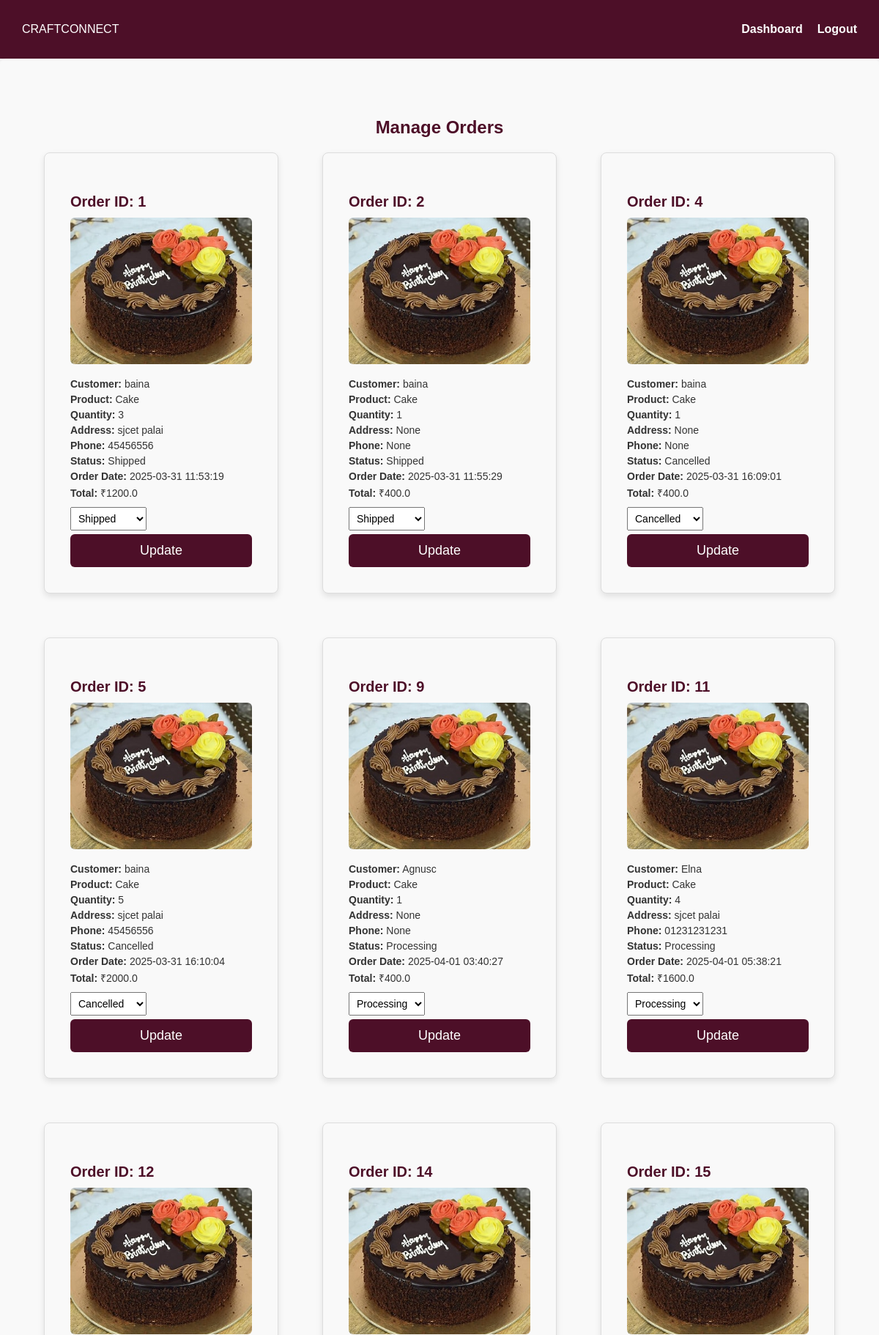
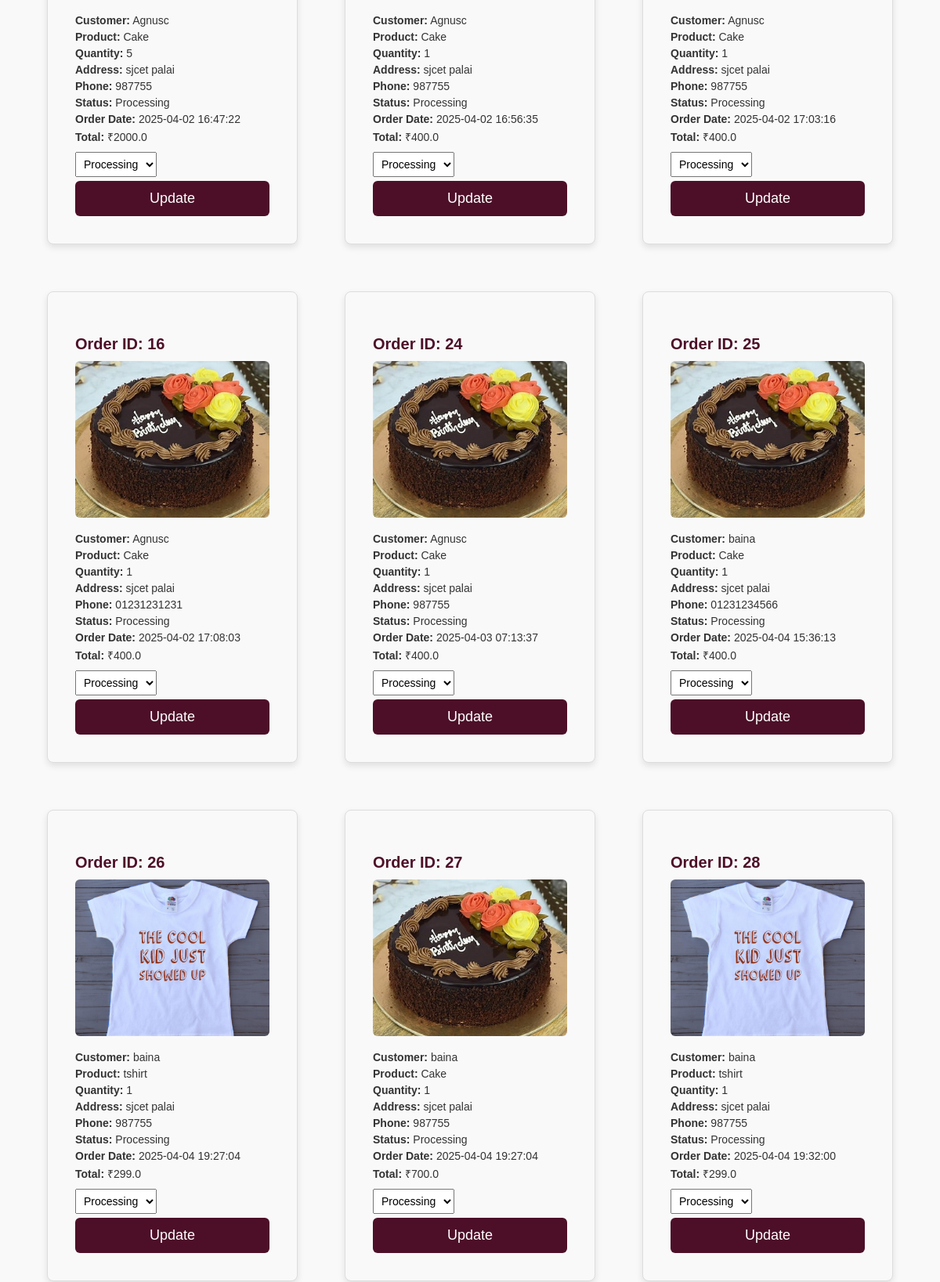
The page /manage_orders (signed in, upper part) on the database its author committed (2 pictures, top to bottom).
### tables this page shows
CREATE TABLE orders (
            id INTEGER PRIMARY KEY AUTOINCREMENT,
            user_id INTEGER NOT NULL,
            product_id INTEGER NOT NULL,
            quantity INTEGER NOT NULL,
            total_price REAL NOT NULL,
            status TEXT DEFAULT 'Processing',
            order_date TIMESTAMP DEFAULT CURRENT_TIMESTAMP, payment_status TEXT NOT NULL DEFAULT 'COD', address TEXT, phone TEXT, email TEXT, manufacturer_id INTEGER, confirmation_pending INTEGER DEFAULT 0, product_image TEXT, size TEXT, category text,
            FOREIGN KEY (user_id) REFERENCES users (id),
            FOREIGN KEY (product_id) REFERENCES products (id)
        );

CREATE TABLE products (
            id INTEGER PRIMARY KEY AUTOINCREMENT,
            name TEXT NOT NULL,
            description TEXT NOT NULL,
            price REAL NOT NULL,
            image TEXT NOT NULL,
            manufacturer_id INTEGER, approved INTEGER DEFAULT 0, category TEXT, stock_limit INTEGER DEFAULT NULL, size_chart TEXT,
            FOREIGN KEY (manufacturer_id) REFERENCES users (id)
        );

CREATE TABLE users (
            id INTEGER PRIMARY KEY AUTOINCREMENT,
            name TEXT NOT NULL,
            email TEXT UNIQUE NOT NULL,
            password TEXT NOT NULL,
            user_type TEXT NOT NULL,
            profile_pic TEXT DEFAULT 'default_profile.jpg'
        , phone TEXT, whatsapp TEXT, address TEXT, description TEXT, username TEXT, suspended default 0, is_logged_in integer default 0);

### app.py (the view)
@app.route('/manage_orders')
def manage_orders():
    if "user_id" not in session or session["user_type"] != "manufacturer":
        return redirect(url_for("login"))
    try:
        with sqlite3.connect("craftconnect.db", timeout=10) as conn:
            conn.row_factory = sqlite3.Row
            cursor = conn.cursor()
            cursor.execute("""
                SELECT
                    orders.id,
                    users.name AS customer_name,
                    products.name AS product_name,
                    orders.quantity,
                    orders.total_price,
                    orders.status,orders.size,products.image,orders.address,
           orders.phone, orders.email, orders.payment_status,orders.order_date,orders.category
                FROM orders
                JOIN products ON orders.product_id = products.id
                JOIN users ON orders.user_id = users.id
                WHERE products.manufacturer_id = ?
            """, (session["user_id"],))
            orders = cursor.fetchall()
    except sqlite3.OperationalError as e:
        print("Database error:", str(e))
        flash("Failed to load orders due to database error.", "danger")
        orders = []
    return render_template("manage_orders.html", orders=orders)

### templates/manage_orders.html (shortened to what this page needs)
<!DOCTYPE html>
<html lang="en">
<head>
    <link rel="stylesheet" href="{{ url_for('static', filename='css/styles.css') }}">
</head>
<body>
<nav class="navbar">
    <div class="logo">CRAFTCONNECT</div>
    <ul class="nav-links">
        <li><a href="{{ url_for('manufacturer_dashboard') }}">Dashboard</a></li>
        <li><a href="{{ url_for('logout') }}">Logout</a></li>
    </ul>
</nav>
<section class="order-container">
    <h2>Manage Orders</h2>
    {% if orders %}
    <div class="order-grid">
        {% for order in orders %}
        <div class="order-card">
            <h3>Order ID: {{ order['id'] }}</h3>
            <img src="{{ url_for('static', filename='uploads/' + order['image']) }}" alt="Product Image" class="product-img">
            <p><strong>Customer:</strong> {{ order['customer_name'] }}</p>
            <p><strong>Product:</strong> {{ order['product_name'] }}</p>
            <p><strong>Quantity:</strong> {{ order['quantity'] }}</p>
            <p><strong>Address:</strong> {{ order['address'] }}</p>
            <p><strong>Phone:</strong> {{ order['phone'] }}</p>
            <p><strong>Status:</strong> <span class="status">{{ order['status'] }}</span></p>
            <p><strong>Order Date:</strong> {{ order['order_date'] }}</p>
            <p><strong>Total:</strong> ₹{{ order['total_price'] }}</p>
            <div class="update-form">
                <form action="{{ url_for('update_order_status', order_id=order['id']) }}" method="POST">
                    <select name="status" required>
                        <option value="Processing" {% if order['status'] == 'Processing' %}selected{% endif %}>Processing</option>
                        <option value="Shipped" {% if order['status'] == 'Shipped' %}selected{% endif %} {% if order['status'] == 'Cancelled' %}disabled{% endif %}>Shipped</option>
                        <option value="Cancelled" {% if order['status'] == 'Cancelled' %}selected{% endif %} {% if order['status'] in ['Shipped', 'Delivered'] %}disabled{% endif %}>Cancelled</option>
                    </select>
                    <button type="submit" class="update-btn">Update</button>
                </form>
            </div>
        </div>
        {% endfor %}
    </div>
    {% else %}
        <p>No orders found.</p>
    {% endif %}
</section>
</body>
</html>

### static/css/styles.css (style rules this page uses)
body { margin: 0; padding: 0; overflow-x: hidden; font-family: Arial, sans-serif; background: white; color: #4D0F28; min-height: 100vh; box-sizing: border-box; width:100%; max-width: 100%; }
.navbar { display: flex; justify-content: space-between; align-items: center; padding: 15px 30px; background: #4D0F28; color: white; box-shadow: 0px 4px 8px rgba(0, 0, 0, 0.1); max-width: 100%; flex-wrap: wrap; }
.nav-links { list-style: none; display: flex; gap: 20px; }
.nav-links a { text-decoration: none; color: white; font-size: 16px; font-weight: bold; transition: color 0.3s ease; }
* { outline: none; box-sizing: border-box; max-width: 100vw; }
input, button { width: 100%; padding: 10px; margin-top: 5px; }
.order-container { max-width: 600px; margin: 50px auto; padding: 20px; background-color: #f9f9f9; border-radius: 8px; box-shadow: 0 4px 8px rgba(0, 0, 0, 0.1); text-align: left; }
.order-container button { width: 100%; padding: 12px; background: #4D0F28; color: white; border: none; border-radius: 6px; font-size: 18px; cursor: pointer; transition: background 0.3s ease; }

### templates/manage_orders.html (style rules this page uses)
.order-container { text-align: center; padding: 60px; width: 100%; max-width: 100vw; margin: 0 auto; display: flex; flex-direction: column; align-items: center; }
.order-grid { display: flex; flex-wrap: wrap; justify-content: center; gap: 60px; width: 100%; max-width: 1200px; margin: 0 auto; }
.order-card { background-color: #f9f9f9; border: 1px solid #ddd; border-radius: 8px; width: 320px; padding: 35px; box-shadow: 0 4px 8px rgba(0, 0, 0, 0.1); text-align: left; transition: transform 0.3s ease, box-shadow 0.3s ease; }
.order-card h3 { font-size: 20px; color: #4D0F28; margin-bottom: 10px; }
.order-card p { font-size: 14px; color: #333; margin: 5px 0; }
.order-card .update-form { margin-top: 10px; }
.order-card select { padding: 6px; font-size: 14px; margin-right: 8px; }
.update-btn { background-color: #4D0F28; padding: 6px 12px; font-size: 14px; color: white; border: none; border-radius: 5px; cursor: pointer; transition: background-color 0.3s ease; }
.product-img { width: 100%; height: auto; max-height: 200px; object-fit: cover; border-radius: 6px; margin-bottom: 10px; }

### rows shown on the page
orders: id "1", image (picture), customer_name "baina", product_name "Cake", quantity "3", address "sjcet palai", phone "45456556", status "Shipped", order_date "2025-03-31 11:53:19", total_price "1200.0"
orders: id "2", image (picture), customer_name "baina", product_name "Cake", quantity "1", address "None", phone "None", status "Shipped", order_date "2025-03-31 11:55:29", total_price "400.0"
orders: id "4", image (picture), customer_name "baina", product_name "Cake", quantity "1", address "None", phone "None", status "Cancelled", order_date "2025-03-31 16:09:01", total_price "400.0"
orders: id "5", image (picture), customer_name "baina", product_name "Cake", quantity "5", address "sjcet palai", phone "45456556", status "Cancelled", order_date "2025-03-31 16:10:04", total_price "2000.0"
orders: id "9", image (picture), customer_name "Agnusc", product_name "Cake", quantity "1", address "None", phone "None", status "Processing", order_date "2025-04-01 03:40:27", total_price "400.0"
orders: id "11", image (picture), customer_name "Elna", product_name "Cake", quantity "4", address "sjcet palai", phone "01231231231", status "Processing", order_date "2025-04-01 05:38:21", total_price "1600.0"
orders: id "12", image (picture), customer_name "Agnusc", product_name "Cake", quantity "5", address "sjcet palai", phone "987755", status "Processing", order_date "2025-04-02 16:47:22", total_price "2000.0"
orders: id "14", image (picture), customer_name "Agnusc", product_name "Cake", quantity "1", address "sjcet palai", phone "987755", status "Processing", order_date "2025-04-02 16:56:35", total_price "400.0"
orders: id "15", image (picture), customer_name "Agnusc", product_name "Cake", quantity "1", address "sjcet palai", phone "987755", status "Processing", order_date "2025-04-02 17:03:16", total_price "400.0"
orders: id "16", image (picture), customer_name "Agnusc", product_name "Cake", quantity "1", address "sjcet palai", phone "01231231231", status "Processing", order_date "2025-04-02 17:08:03", total_price "400.0"
orders: id "24", image (picture), customer_name "Agnusc", product_name "Cake", quantity "1", address "sjcet palai", phone "987755", status "Processing", order_date "2025-04-03 07:13:37", total_price "400.0"
orders: id "25", image (picture), customer_name "baina", product_name "Cake", quantity "1", address "sjcet palai", phone "01231234566", status "Processing", order_date "2025-04-04 15:36:13", total_price "400.0"
orders: id "26", image (picture), customer_name "baina", product_name "tshirt", quantity "1", address "sjcet palai", phone "987755", status "Processing", order_date "2025-04-04 19:27:04", total_price "299.0"
orders: id "27", image (picture), customer_name "baina", product_name "Cake", quantity "1", address "sjcet palai", phone "987755", status "Processing", order_date "2025-04-04 19:27:04", total_price "700.0"
orders: id "28", image (picture), customer_name "baina", product_name "tshirt", quantity "1", address "sjcet palai", phone "987755", status "Processing", order_date "2025-04-04 19:32:00", total_price "299.0"
